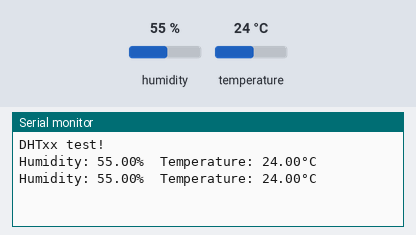
Recording of a sketch running on a simulated Arduino Uno, built with avr-gcc and run on an emulated ATmega328P. Shown: the last lines printed to the serial monitor. Inputs (shaded band) come from the test bench; at power-on: humidity 55 %, temperature 24 °C.

Above: at 4.8 s.
4.9 s: humidity set to 22 %
At 6.4 s:
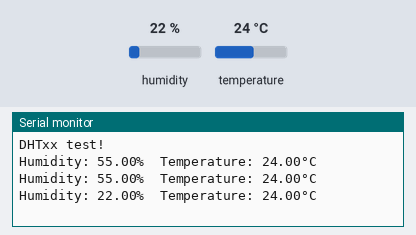
7.9 s: temperature set to 12 °C
At 9.4 s:
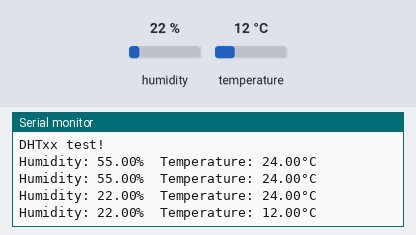
10.9 s: humidity set to 40 %
At 12.8 s:
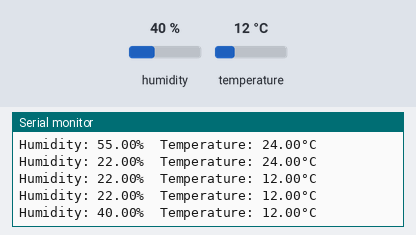
Timing chart, 0 to 14.3 s (numbered marks = the images above; inputs shaded):
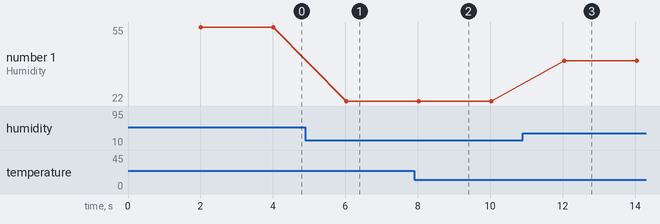

The sketch:

energy.ino
```cpp
#include "DHT.h"
#define DHTPIN 2
#define DHTTYPE DHT22
DHT dht(DHTPIN, DHTTYPE);
void setup() {
  Serial.begin(115200);
  Serial.println(F("DHTxx test!"));

  dht.begin();

}

void loop() {
  delay(2000);
  float h = dht.readHumidity();
  float t = dht.readTemperature();
  if (isnan(h) || isnan(t)) {
    Serial.println(F("Failed to read from DHT sensor!"));
    return;
  }

  Serial.print(F("Humidity: "));
  Serial.print(h);
  Serial.print(F("%  Temperature: "));
  Serial.print(t);
  Serial.println(F("°C "));
  // put your main code here, to run repeatedly:

}
```

Measured:
- after the input at 4.9 s, the serial monitor: prints a new line after 1.1 s (image 1)
- after the input at 7.9 s, the serial monitor: prints a new line after 0.13 s (image 2)
- after the input at 10.9 s, the serial monitor: prints a new line after 1.1 s (image 3)
- plotted number 1: 55 → 22 after the input at 4.9 s, 22 → 40 after the input at 10.9 s
